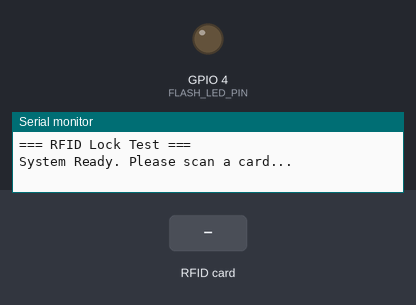
The program below on a simulated ESP32. Parts: output pins drawn as LEDs (lit = HIGH), the last lines printed to the serial monitor. Dashed ring = blinking. The test bench sets the inputs (shaded band).

Above: at 2.2 s.
2.3 s: RFID card 3C EA F5 04 held to the reader
At 2.38 s:
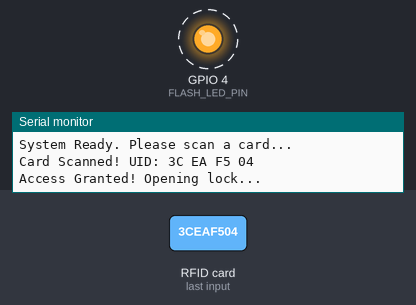
5.3 s: RFID card 5E 7A 19 C4 held to the reader
Timing chart, 0 to 8.3 s (numbered marks = the images above; inputs shaded):
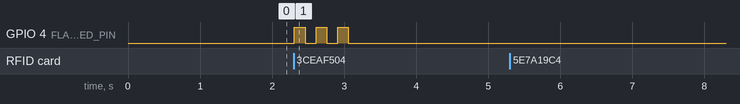

Measured:
- after the input at 2.3 s, GPIO 4 (FLASH_LED_PIN): alternates HIGH for 0.15 s and LOW for 0.15 s, 6 changes in all, then stays LOW, starting at once

The program:

main.cpp
```cpp
/**
 * @author José Dihego da Silva Oliveira josedihego.net
 * @brief RFID access control sketch for reading cards and granting access.
 *
*/
#include <Arduino.h>
#include <SPI.h>
#include <MFRC522.h>

#define RST_PIN 15
#define SS_PIN 2
#define FLASH_LED_PIN 4

MFRC522 mfrc522(SS_PIN, RST_PIN);

byte authorisedUID[4] = {0x3C, 0xEA, 0xF5, 0x04};

void setup()
{
    // Initialises serial communication to display debugging messages in the monitor.
    Serial.begin(115200);
    delay(1000);

    // Configures the LED pin as an output and ensures it starts off.
    pinMode(FLASH_LED_PIN, OUTPUT);
    digitalWrite(FLASH_LED_PIN, LOW);

    // Initialises SPI communication with the pins used by the RFID module.
    SPI.begin(14, 12, 13, 2);
    // Initialises the MFRC522 module so it can begin reading cards.
    mfrc522.PCD_Init();

    Serial.println("\n=== RFID Lock Test ===");
    Serial.println("System Ready. Please scan a card...");
}

void loop()
{
    // Checks whether a new card is present and whether its identifier could be read.
    if (!mfrc522.PICC_IsNewCardPresent() || !mfrc522.PICC_ReadCardSerial())
    {
        return;
    }

    Serial.print("Card Scanned! UID:");
    // Assumes the card is the master card until a different byte is found compared with the authorised UID.
    bool isMasterCard = true;

    // Iterates through all bytes of the read UID and compares them with the authorised UID.
    for (byte i = 0; i < mfrc522.uid.size; i++)
    {
        // Adds a leading zero to keep the hexadecimal formatting readable.
        Serial.print(mfrc522.uid.uidByte[i] < 0x10 ? " 0" : " ");
        Serial.print(mfrc522.uid.uidByte[i], HEX);

        // Marks the card as unauthorised if any byte differs.
        if (mfrc522.uid.uidByte[i] != authorisedUID[i])
        {
            isMasterCard = false;
        }
    }
    Serial.println();

    // If all bytes match, access is granted and the LED is switched on.
    if (isMasterCard)
    {
        Serial.println("Access Granted! Opening lock...");

        // Makes the LED flash a few times to indicate that access has been granted.
        for (int i = 0; i < 3; i = i + 1)
        {
            digitalWrite(FLASH_LED_PIN, HIGH);
            delay(150);
            digitalWrite(FLASH_LED_PIN, LOW);
            delay(150);
        }
    }
    else
    {
        Serial.println("Access Denied.");
    }
    // Stops communication with the card after reading to free the module.
    mfrc522.PICC_HaltA();
    delay(1000);
}
```
